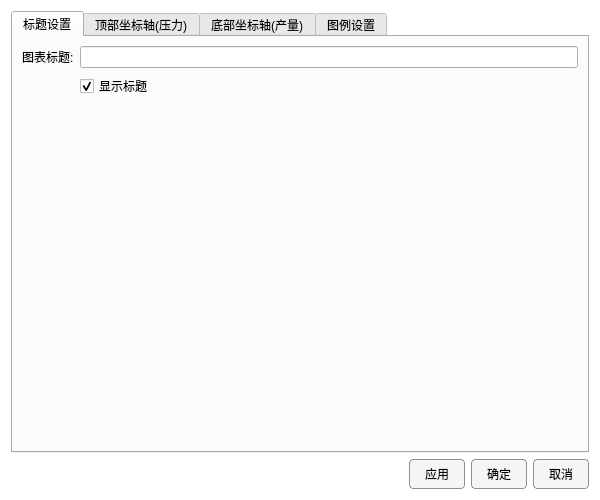
<?xml version="1.0" encoding="UTF-8"?>
<ui version="4.0">
 <class>ChartSetting2</class>
 <widget class="QDialog" name="ChartSetting2">
  <property name="geometry">
   <rect>
    <x>0</x>
    <y>0</y>
    <width>600</width>
    <height>500</height>
   </rect>
  </property>
  <property name="windowTitle">
   <string>图表设置 (双坐标)</string>
  </property>
  <property name="styleSheet">
   <string notr="true">
QDialog { background-color: #ffffff; color: #000000; font-family: &quot;Microsoft YaHei&quot;; font-size: 10pt; }
QPushButton { border: 1px solid #8f8f91; border-radius: 4px; background-color: #f5f5f5; color: #000000; padding: 5px 15px; }
QPushButton:hover { background-color: #e0e0e0; }
QPushButton:pressed { background-color: #d0d0d0; }
QTableWidget { selection-background-color: #0078d7; selection-color: #ffffff; gridline-color: #d0d0d0; }
</string>
  </property>
  <layout class="QVBoxLayout" name="verticalLayout">
   <item>
    <widget class="QTabWidget" name="tabWidget">
     <property name="currentIndex">
      <number>0</number>
     </property>
     <widget class="QWidget" name="tabGeneral">
      <attribute name="title">
       <string>标题设置</string>
      </attribute>
      <layout class="QFormLayout" name="formLayout_Title">
       <item row="0" column="0">
        <widget class="QLabel" name="labelTitle">
         <property name="text">
          <string>图表标题:</string>
         </property>
        </widget>
       </item>
       <item row="0" column="1">
        <widget class="QLineEdit" name="editTitle"/>
       </item>
       <item row="1" column="1">
        <widget class="QCheckBox" name="checkTitleVisible">
         <property name="text">
          <string>显示标题</string>
         </property>
         <property name="checked">
          <bool>true</bool>
         </property>
        </widget>
       </item>
      </layout>
     </widget>
     <widget class="QWidget" name="tabTop">
      <attribute name="title">
       <string>顶部坐标轴(压力)</string>
      </attribute>
      <layout class="QFormLayout" name="formLayout_Top">
       <item row="0" column="0">
        <widget class="QLabel" name="label_TY">
         <property name="text">
          <string>Y轴标签:</string>
         </property>
        </widget>
       </item>
       <item row="0" column="1">
        <widget class="QLineEdit" name="editTopYLabel"/>
       </item>
       <item row="1" column="0">
        <widget class="QLabel" name="label_TYmin">
         <property name="text">
          <string>Y轴最小值:</string>
         </property>
        </widget>
       </item>
       <item row="1" column="1">
        <widget class="QDoubleSpinBox" name="spinTopYMin">
         <property name="decimals">
          <number>2</number>
         </property>
         <property name="minimum">
          <double>-99999999.00</double>
         </property>
         <property name="maximum">
          <double>99999999.00</double>
         </property>
        </widget>
       </item>
       <item row="2" column="0">
        <widget class="QLabel" name="label_TYmax">
         <property name="text">
          <string>Y轴最大值:</string>
         </property>
        </widget>
       </item>
       <item row="2" column="1">
        <widget class="QDoubleSpinBox" name="spinTopYMax">
         <property name="decimals">
          <number>2</number>
         </property>
         <property name="minimum">
          <double>-99999999.00</double>
         </property>
         <property name="maximum">
          <double>99999999.00</double>
         </property>
        </widget>
       </item>
       <item row="3" column="1">
        <widget class="QCheckBox" name="checkTopYLog">
         <property name="text">
          <string>Y轴对数坐标</string>
         </property>
        </widget>
       </item>
       <item row="4" column="1">
        <widget class="QCheckBox" name="checkTopXGrid">
         <property name="text">
          <string>显示X网格</string>
         </property>
        </widget>
       </item>
       <item row="5" column="1">
        <widget class="QCheckBox" name="checkTopYGrid">
         <property name="text">
          <string>显示Y网格</string>
         </property>
        </widget>
       </item>
      </layout>
     </widget>
     <widget class="QWidget" name="tabBottom">
      <attribute name="title">
       <string>底部坐标轴(产量)</string>
      </attribute>
      <layout class="QFormLayout" name="formLayout_Bot">
       <item row="0" column="0">
        <widget class="QLabel" name="label_BX">
         <property name="text">
          <string>X轴标签:</string>
         </property>
        </widget>
       </item>
       <item row="0" column="1">
        <widget class="QLineEdit" name="editBottomXLabel"/>
       </item>
       <item row="1" column="0">
        <widget class="QLabel" name="label_BY">
         <property name="text">
          <string>Y轴标签:</string>
         </property>
        </widget>
       </item>
       <item row="1" column="1">
        <widget class="QLineEdit" name="editBottomYLabel"/>
       </item>
       <item row="2" column="0">
        <widget class="QLabel" name="label_BXMin">
         <property name="text">
          <string>X轴最小值:</string>
         </property>
        </widget>
       </item>
       <item row="2" column="1">
        <widget class="QDoubleSpinBox" name="spinBottomXMin">
         <property name="decimals">
          <number>2</number>
         </property>
         <property name="minimum">
          <double>-99999999.00</double>
         </property>
         <property name="maximum">
          <double>99999999.00</double>
         </property>
        </widget>
       </item>
       <item row="3" column="0">
        <widget class="QLabel" name="label_BXMax">
         <property name="text">
          <string>X轴最大值:</string>
         </property>
        </widget>
       </item>
       <item row="3" column="1">
        <widget class="QDoubleSpinBox" name="spinBottomXMax">
         <property name="decimals">
          <number>2</number>
         </property>
         <property name="minimum">
          <double>-99999999.00</double>
         </property>
         <property name="maximum">
          <double>99999999.00</double>
         </property>
        </widget>
       </item>
       <item row="4" column="0">
        <widget class="QLabel" name="label_BYMin">
         <property name="text">
          <string>Y轴最小值:</string>
         </property>
        </widget>
       </item>
       <item row="4" column="1">
        <widget class="QDoubleSpinBox" name="spinBottomYMin">
         <property name="decimals">
          <number>2</number>
         </property>
         <property name="minimum">
          <double>-99999999.00</double>
         </property>
         <property name="maximum">
          <double>99999999.00</double>
         </property>
        </widget>
       </item>
       <item row="5" column="0">
        <widget class="QLabel" name="label_BYMax">
         <property name="text">
          <string>Y轴最大值:</string>
         </property>
        </widget>
       </item>
       <item row="5" column="1">
        <widget class="QDoubleSpinBox" name="spinBottomYMax">
         <property name="decimals">
          <number>2</number>
         </property>
         <property name="minimum">
          <double>-99999999.00</double>
         </property>
         <property name="maximum">
          <double>99999999.00</double>
         </property>
        </widget>
       </item>
       <item row="6" column="1">
        <widget class="QCheckBox" name="checkBottomXGrid">
         <property name="text">
          <string>显示X网格</string>
         </property>
        </widget>
       </item>
       <item row="7" column="1">
        <widget class="QCheckBox" name="checkBottomYGrid">
         <property name="text">
          <string>显示Y网格</string>
         </property>
        </widget>
       </item>
      </layout>
     </widget>
     <widget class="QWidget" name="tabCurves">
      <attribute name="title">
       <string>图例设置</string>
      </attribute>
      <layout class="QVBoxLayout" name="verticalLayout_Curves">
       <item>
        <widget class="QLabel" name="label_Curves">
         <property name="text">
          <string>曲线列表 (双击名称以修改):</string>
         </property>
        </widget>
       </item>
       <item>
        <widget class="QTableWidget" name="tableGraphs">
         <property name="columnCount">
          <number>3</number>
         </property>
         <column>
          <property name="text">
           <string>样式</string>
          </property>
         </column>
         <column>
          <property name="text">
           <string>曲线名称</string>
          </property>
         </column>
         <column>
          <property name="text">
           <string>图例显示</string>
          </property>
         </column>
        </widget>
       </item>
      </layout>
     </widget>
    </widget>
   </item>
   <item>
    <layout class="QHBoxLayout" name="horizontalLayout">
     <item>
      <spacer name="horizontalSpacer">
       <property name="orientation">
        <enum>Qt::Orientation::Horizontal</enum>
       </property>
       <property name="sizeHint" stdset="0">
        <size>
         <width>40</width>
         <height>20</height>
        </size>
       </property>
      </spacer>
     </item>
     <item>
      <widget class="QPushButton" name="btnApply">
       <property name="text">
        <string>应用</string>
       </property>
      </widget>
     </item>
     <item>
      <widget class="QPushButton" name="btnOk">
       <property name="text">
        <string>确定</string>
       </property>
       <property name="default">
        <bool>true</bool>
       </property>
      </widget>
     </item>
     <item>
      <widget class="QPushButton" name="btnCancel">
       <property name="text">
        <string>取消</string>
       </property>
      </widget>
     </item>
    </layout>
   </item>
  </layout>
 </widget>
 <resources/>
 <connections/>
</ui>
